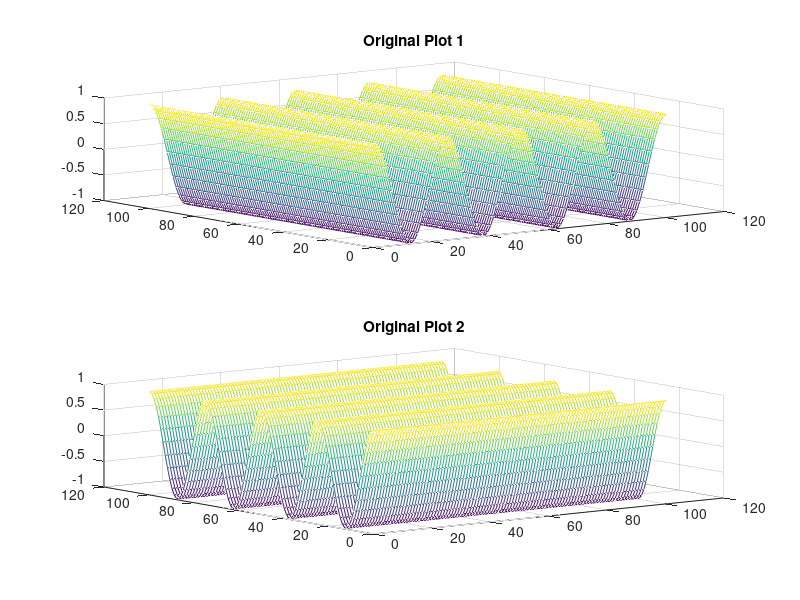
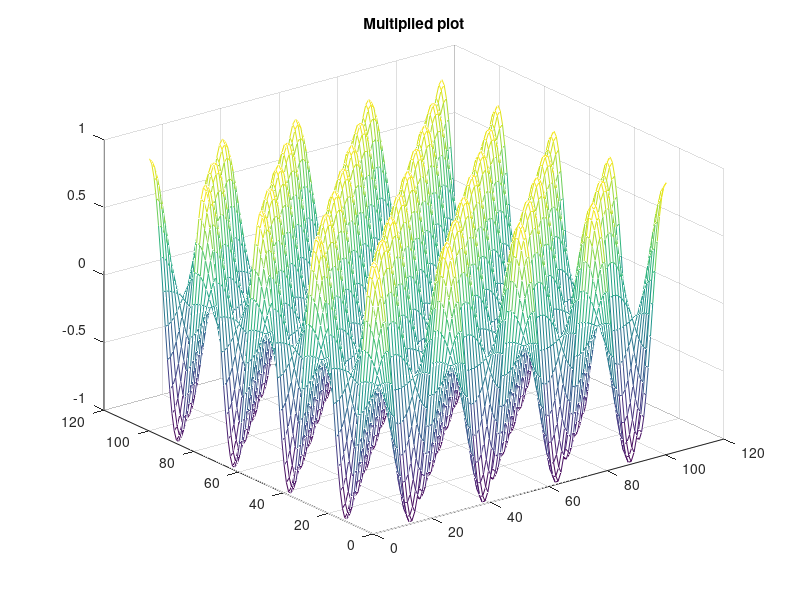
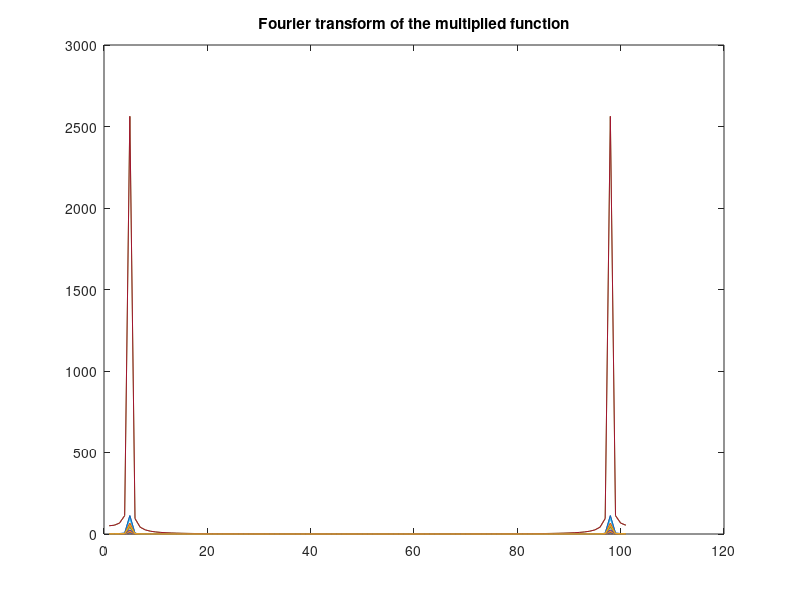
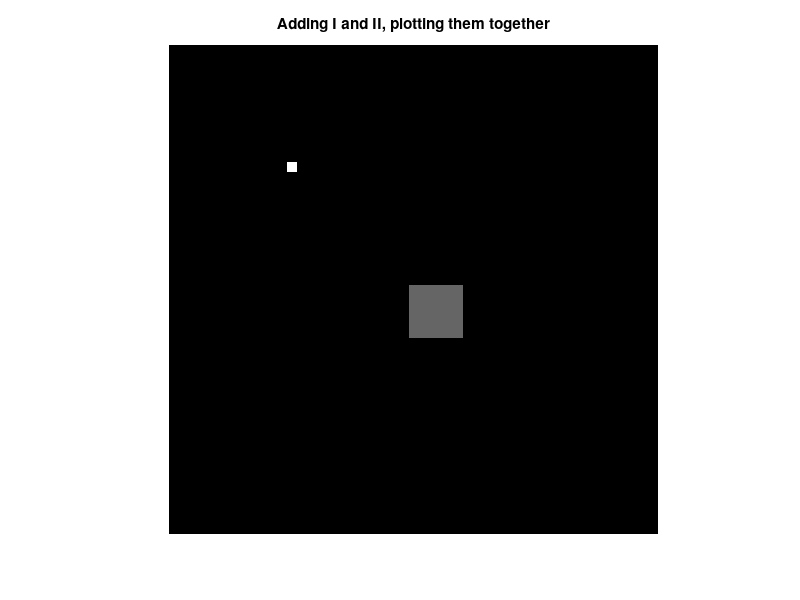

The MATLAB source for these figures, in order:
%BE 5346 Medical Imaging
% Homework Assignment 3(a)

clear all;
close all;
clc;
%% Question 4
x=(-3.14:0.1:3.14); %x limit
f_x=cos(2*x);
figure;
subplot(2,1,1);
plot(f_x);title('Original plot');
f_x1=fft(f_x);
subplot(2,1,2);
plot(abs(f_x1));title('Plot after 1D fourier transform');
% Comments:
% These figures are the same as what was taught in class. The given cosine
% function was plotted and a 1D fourier transform was performed which
% showed the positive and negative frequency present.
%% Question 5
[x,y]=meshgrid(-10:0.2:10);
z1=cos(2*pi*0.2*x);
z2=cos(2*pi*0.2*y);
subplot(2,1,1)
mesh(z1);title('Original Plot 1');
subplot(2,1,2)
mesh(z2);title('Original Plot 2');
f_xy=z1.*z2;
figure;
mesh(f_xy);title('Multiplied plot');
figure;
plot(abs(fft2(f_xy)));title('Fourier transform of the multiplied function');
% Comments:
% The mesh plots of the given functions show the cosine function in x and y
% plane. When the functions are multiplied, the resulting function varies both in x and y plane. 
% The fft of this shows the frequencies corresponding to the product of the original functions. 
%% Question 6
%Sinogram for x and y axis
close all; 
clear all
figure;
I=zeros(100,100); 
II=zeros(100,100);
I(25:26, 25:26)=50;
II(50:60, 50:60)=20;
imshow(I+II,[]);title('Adding I and II, plotting them together');
figure;
theta=0:179;
[R,xp]=radon(I+II,theta);
imshow(R,[],'Xdata',theta,'Ydata',xp,...
            'InitialMagnification','fit');title('Randon transform')
figure;        
imshow(R, []);title('Radon Transform');
colormap('hot')
xlabel('theta (degrees)')
ylabel('xp')

%% Sinogram for a circle
close all; 
clear all
figure;
I=zeros(100,100); 
I(49:51,49:51)=50;% closest form of a circle
imshow(I);title('Original figure')
figure;
theta=0:179;
[R,xp]=radon(I,theta);
imshow(R,[],'Xdata',theta,'Ydata',xp,...
            'InitialMagnification','fit');title('Randon Transform');
figure;        
imshow(R,[]);title('Radon Transform');
colormap('hot')
xlabel('theta (degrees)')
ylabel('xp')
